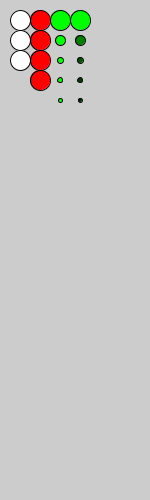
Frame 1 (no input)
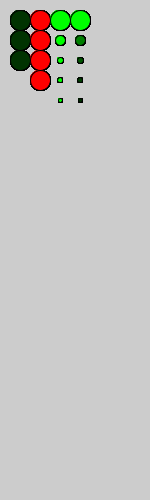
Frame 60 (the mouse pressed at the canvas centre just before this capture)
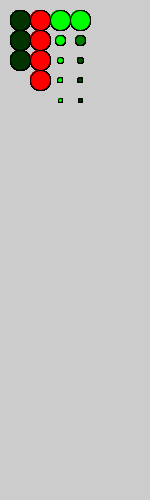
Frame 120 (the mouse held since frame 60 and released just before this capture)

The Processing sketch that drew these frames (run headless with seeded random() and noise(); from frame 60 on, the mouse is pressed at the canvas centre):

// Processing sketch: ex2_mathb
// ── ex2_mathb.pde
void setup() {
  size(150, 500);
}

void draw() {
  // math: +-*/ ()
  ellipse(20, 20, 20, 20);
  ellipse(20, 20+20, 20, 20);
  ellipse(20, 20+40, 20, 20);

  fill(255, 0, 0);
  ellipse(40, 20+(0*20), 20, 20);
  ellipse(40, 20+(1*20), 20, 20);
  ellipse(40, 20+(2*20), 20, 20);
  ellipse(40, 20+(3*20), 20, 20);

  // ellipse (x,y, width, height)
  fill(0, 255, 0);
  ellipse(60, 20, 20, 20);
  ellipse(60, 20+(1*20), 20/2, 20/2);
  ellipse(60, 20+(2*20), 20/3, 20/3);
  ellipse(60, 20+(3*20), 20/4, 20/4);
  ellipse(60, 20+(4*20), 20/5, 20/5);

  fill(0, 255, 0);
  ellipse(80, 20, 20, 20);
  fill(0, 255/2.0, 0);
  ellipse(80, 20+(1*20), 20/2, 20/2);
  fill(0, 255/3.0, 0);
  ellipse(80, 20+(2*20), 20/3, 20/3);
  fill(0, 255/4.0, 0);
  ellipse(80, 20+(3*20), 20/4, 20/4);
  fill(0, 255/5.0, 0);
  ellipse(80, 20+(4*20), 20/5, 20/5);
}
